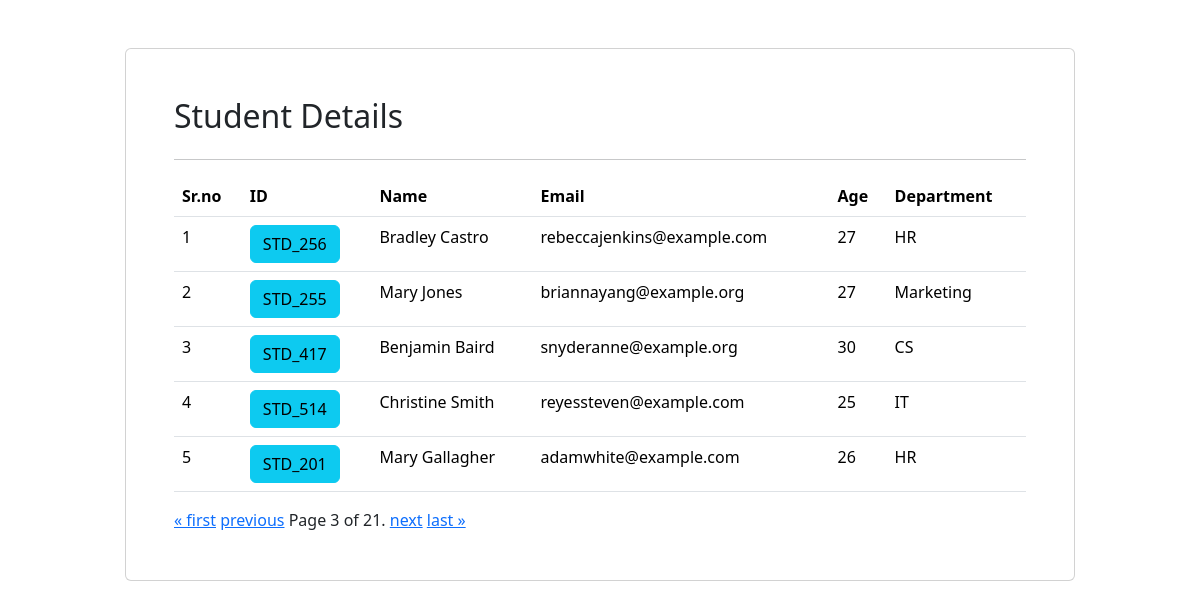
/?page=3, run on the app's committed database.
### app/models.py (models this page shows)
class student(models.Model):
    dept = models.ForeignKey(department,on_delete=models.CASCADE)
    stid = models.ForeignKey(stid,on_delete=models.CASCADE)
    name = models.CharField(max_length=20)
    email = models.CharField(max_length=50)
    age = models.IntegerField()

class stid(models.Model):
    stid = models.CharField(max_length=10)

class department(models.Model):
    name = models.CharField(max_length=20)

### app/views.py (the view)
# urls.py: path('',index,name="index"),
def index(request):
    allstudents = student.objects.all()
    paginator = Paginator(allstudents, 5)
    page_number = request.GET.get("page")
    page_obj = paginator.get_page(page_number)
    return render(request,"index.html",{"students":page_obj})

### app/templates/index.html (shortened to what this page needs)
<!DOCTYPE html>
<html lang="en">
<head>
    <link href="https://cdn.jsdelivr.net/npm/bootstrap@5.3.6/dist/css/bootstrap.min.css" rel="stylesheet">
</head>
<body>
    <div class="container">
        <div class="row">
            <div class="col-10 mx-auto card p-5 mt-5">
                <table class="table">
                    <h2>Student Details</h2>
                    <hr>
                    <tr>
                        <th>Sr.no</th>
                        <th>ID</th>
                        <th>Name</th>
                        <th>Email</th>
                        <th>Age</th>
                        <th>Department</th>
                    </tr>
                    {%for std in students%}
                    <tr>
                        <td>{{forloop.counter}}</td>
                        <td><a href="{%url 'marksheet'%}?id={{std.id}}" class="btn btn-info">{{std.stid.stid}}</a></td>
                        <td>{{std.name}}</td>
                        <td>{{std.email}}</td>
                        <td>{{std.age}}</td>
                        <td>{{std.dept.name}}</td>
                    </tr>
                    {%endfor%}
                </table>
                <div class="pagination">
                    <span class="step-links">
                        {% if students.has_previous %}
                            <a href="?page=1">&laquo; first</a>
                            <a href="?page={{ students.previous_page_number }}">previous</a>
                        {% endif %}
                        <span class="current">
                            Page {{ students.number }} of {{ students.paginator.num_pages }}.
                        </span>
                        {% if students.has_next %}
                            <a href="?page={{ students.next_page_number }}">next</a>
                            <a href="?page={{ students.paginator.num_pages }}">last &raquo;</a>
                        {% endif %}
                    </span>
                </div>
            </div>
        </div>
    </div>
</body>
</html>

### data on the page
student: stid.stid "STD_256", name "Bradley Castro", email "rebeccajenkins@example.com", age "27", dept.name "HR"
student: stid.stid "STD_255", name "Mary Jones", email "briannayang@example.org", age "27", dept.name "Marketing"
student: stid.stid "STD_417", name "Benjamin Baird", email "snyderanne@example.org", age "30", dept.name "CS"
student: stid.stid "STD_514", name "Christine Smith", email "reyessteven@example.com", age "25", dept.name "IT"
student: stid.stid "STD_201", name "Mary Gallagher", email "adamwhite@example.com", age "26", dept.name "HR"

### other printed values
{{ students.number }} "3"
{{ students.paginator.num_pages }} "21"
